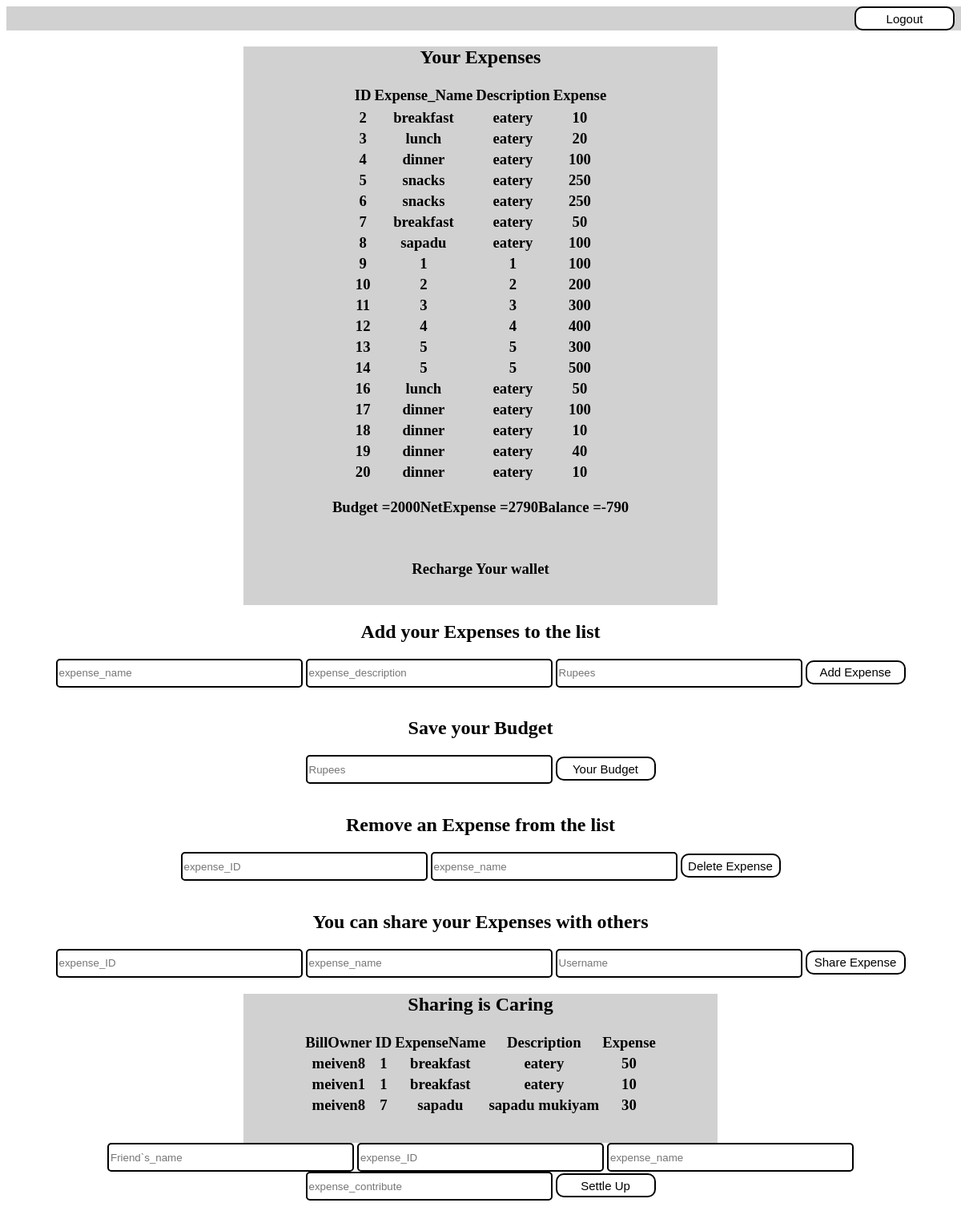
The page /profile.php?login=success (signed in) on the database its author committed.
### tables this page shows
CREATE TABLE `meiven1` (
  `id` int(11) UNSIGNED NOT NULL,
  `expname` varchar(20) NOT NULL,
  `expdesc` varchar(20) DEFAULT NULL,
  `expamt` int(11) NOT NULL,
  `expstate` int(11) DEFAULT '0',
  `createtime` timestamp NOT NULL DEFAULT CURRENT_TIMESTAMP
);

CREATE TABLE `users` (
  `name` varchar(20) NOT NULL,
  `pwd` longtext NOT NULL,
  `netexp` int(11) UNSIGNED NOT NULL DEFAULT '0',
  `budget` int(11) UNSIGNED NOT NULL DEFAULT '0'
);

CREATE TABLE `share` (
  `name` varchar(20) NOT NULL,
  `id` int(11) NOT NULL,
  `expname` varchar(20) NOT NULL,
  `expdesc` varchar(20) NOT NULL,
  `expamt` int(11) UNSIGNED NOT NULL,
  `reciever` varchar(20) NOT NULL
);

### includes/view.php (the view, shortened to what this page needs)
<?php
if(isset($_SESSION['NAME']))
{
  require 'db.php';
  $name=$_SESSION['NAME'];
  $sql="SELECT * FROM ".$name;
  if(!$conn->query($sql))
    {
    	header("Location:../index.php?error=dberror");
    	exit();
    }
    else
    {
      $rows=$conn->query($sql);
      echo "<h2>Your Expenses</h2>";
      echo "<h3><table><tr><thead><td>ID</td><td>Expense_Name</td><td>Description</td><td>Expense</td></thead></tr>";
      	while($row=$rows->fetch_assoc())
      	{
         echo "<tr><td>".$row['id']."</td><td>".$row['expname']."</td><td>".$row['expdesc']."</td><td>".$row['expamt']."</td></tr>";
      	}
      echo "</table></h3>";
      $sql="SELECT SUM(expamt) as total FROM ".$name;
      $rows=$conn->query($sql);
      $row=$rows->fetch_assoc();
      $netexp=$row['total'];
      $sql="UPDATE users SET netexp=? WHERE name=?";
      $stmt=mysqli_stmt_init($conn);
      if(!mysqli_stmt_prepare($stmt, $sql))
        {
         header("Location:../index.php?error=dberror");
         exit();
        }
        else
        {
        mysqli_stmt_bind_param($stmt, "is", $netexp, $name);
        mysqli_stmt_execute($stmt);
        }
      $sql="SELECT budget, netexp FROM users WHERE name=?";
      if(!mysqli_stmt_prepare($stmt, $sql))
        {
         header("Location:../index.php?error=error");
         exit();
        }
      else
        {
        mysqli_stmt_bind_param($stmt, "s", $name);
        mysqli_stmt_execute($stmt);
        mysqli_stmt_bind_result($stmt, $budg, $exp);
        while(mysqli_stmt_fetch($stmt))
        {
         echo "<h3>Budget =".$budg;
         echo "NetExpense =".$exp;
         $bal=$budg-$exp;
         echo "Balance =".$bal."</h3>";
         if($bal<0)
          echo "<br><h3>Recharge Your wallet</h3>";
        }
        }
    }
}
else
{
 header("Location:../index.php?error=wrngaccess");
exit();
}
?>

### includes/shareview.php (shortened to what this page needs)
<?php
if(isset($_SESSION['NAME']))
{
  require 'db.php';
  $name=$_SESSION['NAME'];
  $sql="SELECT * FROM share";
  if(!$conn->query($sql))
    {
    	header("Location:../index.php?error=dberror");
    	exit();
    }
    else
    {
    	$rows=$conn->query($sql);
      echo "<h2>Sharing is Caring</h2>";
      echo "<h3><table>";
      echo "<tr><td>BillOwner</td><td>ID</td><td>ExpenseName</td><td>Description</td><td>Expense</td></tr>";
      	while($row=$rows->fetch_assoc())
      	{
      		if(($name == $row['reciever'])&&($row['expamt']>0))
      		{echo "<tr><td>".$row['name']."</td><td>".$row['id']."</td><td>".$row['expname']."</td><td>".$row['expdesc']."</td><td>".$row['expamt']."</td></tr>";}
      	}
        echo "</table></h3>";
    }
}
else
{
 header("Location:../index.php?error=wrngaccess");
exit();
}
?>

### index.css (style rules this page uses)
table { margin: auto; }
body { background-image: url(1.jpg); text-align: center; }

### rows shown on the page
meiven1: id "2", expname "breakfast", expdesc "eatery", expamt "10"
meiven1: id "3", expname "lunch", expdesc "eatery", expamt "20"
meiven1: id "4", expname "dinner", expdesc "eatery", expamt "100"
meiven1: id "5", expname "snacks", expdesc "eatery", expamt "250"
meiven1: id "6", expname "snacks", expdesc "eatery", expamt "250"
meiven1: id "7", expname "breakfast", expdesc "eatery", expamt "50"
meiven1: id "8", expname "sapadu", expdesc "eatery", expamt "100"
meiven1: id "9", expname "1", expdesc "1", expamt "100"
meiven1: id "10", expname "2", expdesc "2", expamt "200"
meiven1: id "11", expname "3", expdesc "3", expamt "300"
meiven1: id "12", expname "4", expdesc "4", expamt "400"
meiven1: id "13", expname "5", expdesc "5", expamt "300"
meiven1: id "14", expname "5", expdesc "5", expamt "500"
meiven1: id "16", expname "lunch", expdesc "eatery", expamt "50"
meiven1: id "17", expname "dinner", expdesc "eatery", expamt "100"
meiven1: id "18", expname "dinner", expdesc "eatery", expamt "10"
meiven1: id "19", expname "dinner", expdesc "eatery", expamt "40"
meiven1: id "20", expname "dinner", expdesc "eatery", expamt "10"
users: bal "-790"
share: name "meiven8", id "1", expname "breakfast", expdesc "eatery", expamt "50"
share: name "meiven1", id "1", expname "breakfast", expdesc "eatery", expamt "10"
share: name "meiven8", id "7", expname "sapadu", expdesc "sapadu mukiyam", expamt "30"
